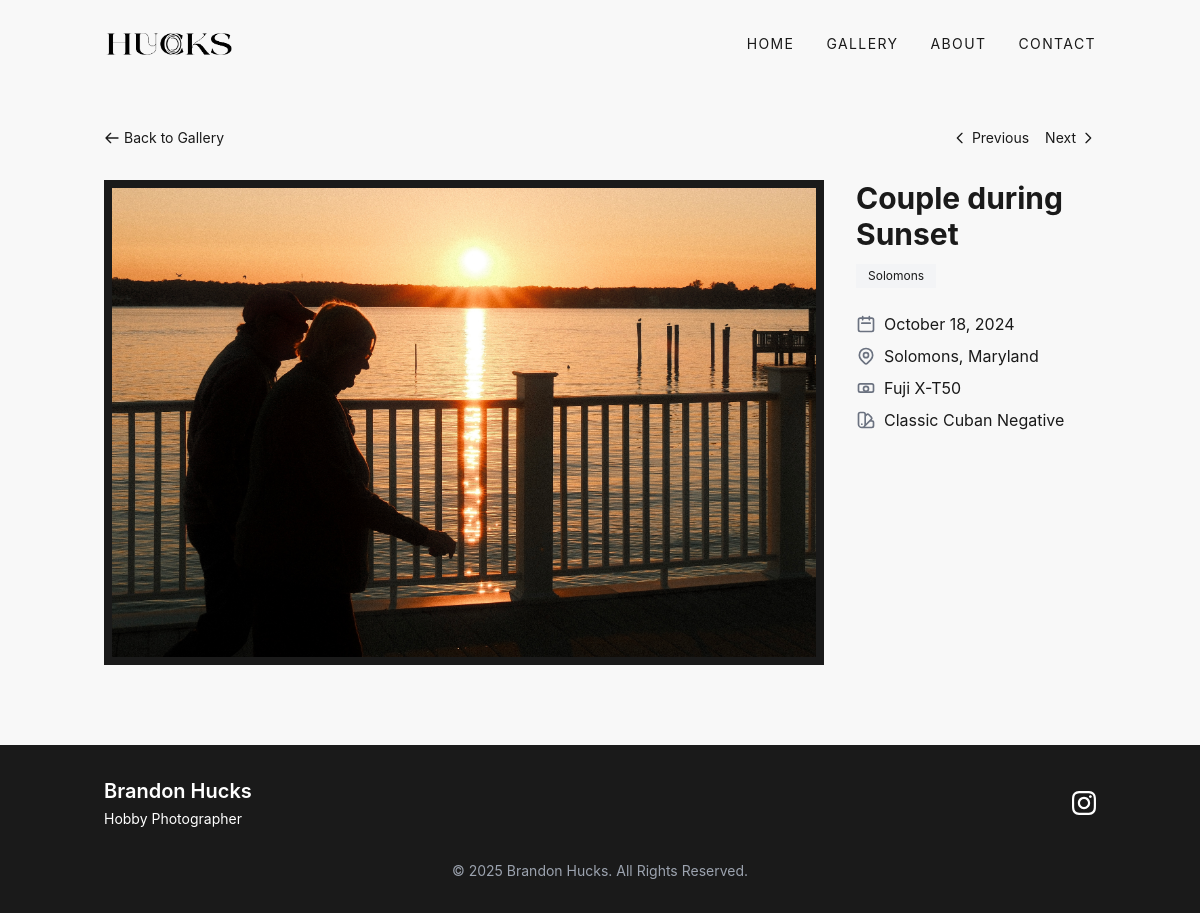
Screenshot of /photo/couple-during-sunset/ with the database file from the repository.
### portfolio/models.py (models this page shows, shortened)
class Photo(models.Model):
    title = models.CharField(max_length=200)
    slug = models.SlugField(unique=True, blank=True)
    description = models.TextField(blank=True)
    image = models.ImageField(upload_to='photos/')
    categories = models.ManyToManyField(Category, related_name='photos')
    date_taken = models.DateField(blank=True, null=True)
    location = models.CharField(max_length=200, blank=True)
    simulation = models.CharField(max_length=200, blank=True)
    camera = models.CharField(max_length=200, default="Fuji X-T50")
    featured = models.BooleanField(default=False)
    created_at = models.DateTimeField(auto_now_add=True)

class Category(models.Model):
    name = models.CharField(max_length=100)
    description = models.TextField(blank=True)
    slug = models.SlugField(unique=True, blank=True)
    class Meta:
        verbose_name_plural = "Categories"

### portfolio/views.py (the view)
# urls.py: path('photo/<slug:photo_slug>/', views.PhotoDetailView.as_view(), name='photo_detail'),
class PhotoDetailView(DetailView):
    model = Photo
    template_name = 'portfolio/photo_detail.html'
    slug_url_kwarg = 'photo_slug'
    def get_context_data(self, **kwargs):
        context = super().get_context_data(**kwargs)
        current_photo = self.get_object()
        try:
            next_photo = Photo.objects.filter(
                date_taken__gte=current_photo.date_taken
            ).exclude(id=current_photo.id).order_by('date_taken', 'id').first()
        except Photo.DoesNotExist:
            next_photo = None
        try:
            previous_photo = Photo.objects.filter(
                date_taken__lte=current_photo.date_taken
            ).exclude(id=current_photo.id).order_by('-date_taken', '-id').first()
        except Photo.DoesNotExist:
            previous_photo = None
        context['next_photo'] = next_photo
        context['previous_photo'] = previous_photo
        return context

### portfolio/templates/portfolio/photo_detail.html (shortened to what this page needs)
{% extends 'portfolio/base.html' %}
{% block content %}
<div class="container mx-auto px-4">
    <div class="py-8">
        <div class="flex justify-between items-center mb-8">
            <a href="{% url 'portfolio:gallery' %}" class="flex items-center text-sm hover:text-photo-accent transition-colors duration-300">
                <svg xmlns="http://www.w3.org/2000/svg" class="h-4 w-4 mr-1" fill="none" viewBox="0 0 24 24" stroke="currentColor">
                    <path stroke-linecap="round" stroke-linejoin="round" stroke-width="2" d="M10 19l-7-7m0 0l7-7m-7 7h18" />
                </svg>
                Back to Gallery
            </a>
            <div class="flex space-x-4">
                {% if previous_photo %}
                <a href="{% url 'portfolio:photo_detail' previous_photo.slug %}" class="flex items-center text-sm hover:text-photo-accent transition-colors duration-300">
                    <svg xmlns="http://www.w3.org/2000/svg" class="h-4 w-4 mr-1" fill="none" viewBox="0 0 24 24" stroke="currentColor">
                        <path stroke-linecap="round" stroke-linejoin="round" stroke-width="2" d="M15 19l-7-7m0 0l7-7" />
                    </svg>
                    Previous
                </a>
                {% endif %}
                {% if next_photo %}
                <a href="{% url 'portfolio:photo_detail' next_photo.slug %}" class="flex items-center text-sm hover:text-photo-accent transition-colors duration-300">
                    Next
                    <svg xmlns="http://www.w3.org/2000/svg" class="h-4 w-4 ml-1" fill="none" viewBox="0 0 24 24" stroke="currentColor">
                        <path stroke-linecap="round" stroke-linejoin="round" stroke-width="2" d="M9 5l7 7-7 7" />
                    </svg>
                </a>
                {% endif %}
            </div>
        </div>
        <div class="flex flex-col lg:flex-row gap-8">
            <div class="lg:w-3/4">
                <div class="bg-photo-dark p-2">
                    <img src="{{ photo.image.url }}" alt="{{ photo.title }}" class="w-full h-auto">
                </div>
            </div>
            <div class="lg:w-1/4 space-y-6">
                <div>
                    <h1 class="text-3xl font-bold">{{ photo.title }}</h1>
                    {% if photo.categories.all %}
                    <div class="mt-3 flex flex-wrap gap-2">
                        {% for category in photo.categories.all %}
                        <a href="{% url 'portfolio:category_gallery' category.slug %}" class="text-xs px-3 py-1 bg-gray-100 hover:bg-photo-accent hover:text-white transition-colors duration-300">
                            {{ category.name }}
                        </a>
                        {% endfor %}
                    </div>
                    {% endif %}
                </div>
                <div class="space-y-2">
                    {% if photo.date_taken %}
                    <div class="flex items-center">
                        <svg xmlns="http://www.w3.org/2000/svg" class="h-5 w-5 mr-2 text-gray-500" fill="none" viewBox="0 0 24 24" stroke="currentColor">
                            <path stroke-linecap="round" stroke-linejoin="round" stroke-width="2" d="M8 7V3m8 4V3m-9 8h10M5 21h14a2 2 0 002-2V7a2 2 0 00-2-2H5a2 2 0 00-2 2v12a2 2 0 002 2z" />
                        </svg>
                        <span>{{ photo.date_taken|date:"F j, Y" }}</span>
                    </div>
                    {% endif %}
                    {% if photo.location %}
                    <div class="flex items-center">
                        <span>{{ photo.location }}</span>
                    </div>
                    {% endif %}
                    {% if photo.camera %}
                    <div class="flex items-center">
                        <span>{{ photo.camera }}</span>
                    </div>
                    {% endif %}
                    {% if photo.simulation %}
                    <div class="flex items-center">
                        <span>{{ photo.simulation }}</span>
                    </div>
                    {% endif %}
                </div>
            </div>
        </div>
    </div>
</div>
{% endblock %}

### rows the page displays
Photo: image (picture), title "Couple during Sunset", date_taken "October 18, 2024", location "Solomons, Maryland", camera "Fuji X-T50", simulation "Classic Cuban Negative"
Category: name "Solomons"
